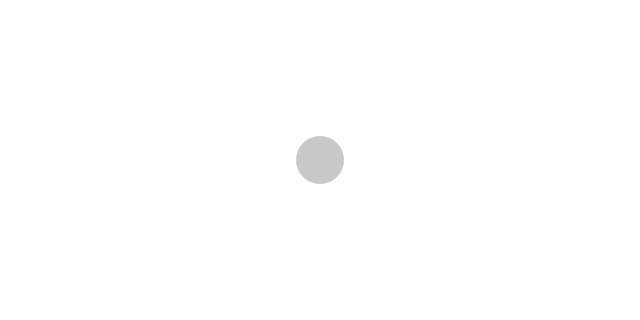
Frame 1 (no input)
Frame 60 (no input): identical to frame 1, image omitted
Frame 120 (the mouse pressed at the canvas centre since frame 60): identical to frame 1, image omitted

The p5.js sketch that drew this single still picture (run headless with seeded random() and noise() and a simulated clock; from frame 60 on, the mouse is pressed at the canvas centre):

// p5.js sketch
// ── sketch.js
let m;

function setup() {
  createCanvas(640, 320);
  m = new Mover();
}

function draw() {
  background(255);

  // m.applyForce(f);

  m.update();
  m.edges();
  m.display();
}

// ── mover.js
class Mover {
  constructor() {
    this.position = createVector(width / 2, height / 2);
    this.velocity = createVector(0, 0);
    this.acceleration = createVector(0, 0);
  }

  // applyForce(Vector force){
  //   acceleration = force;
  // }

  update() {
    this.velocity.add(this.acceleration);
    this.position.add(this.velocity);
    this.velocity.limit(5);
  }

  display() {
    noStroke();
    fill(200);
    ellipse(this.position.x, this.position.y, 48, 48);
  }

  edges() {
    if (this.position.x > width) {
      this.position.x = 0;
    } else if (this.position.x < 0) {
      this.position.x = width;
    }

    if (this.position.y > height) {
      this.position.y = 0;
    } else if (this.position.y < 0) {
      this.position.y = height;
    }
  }

}
